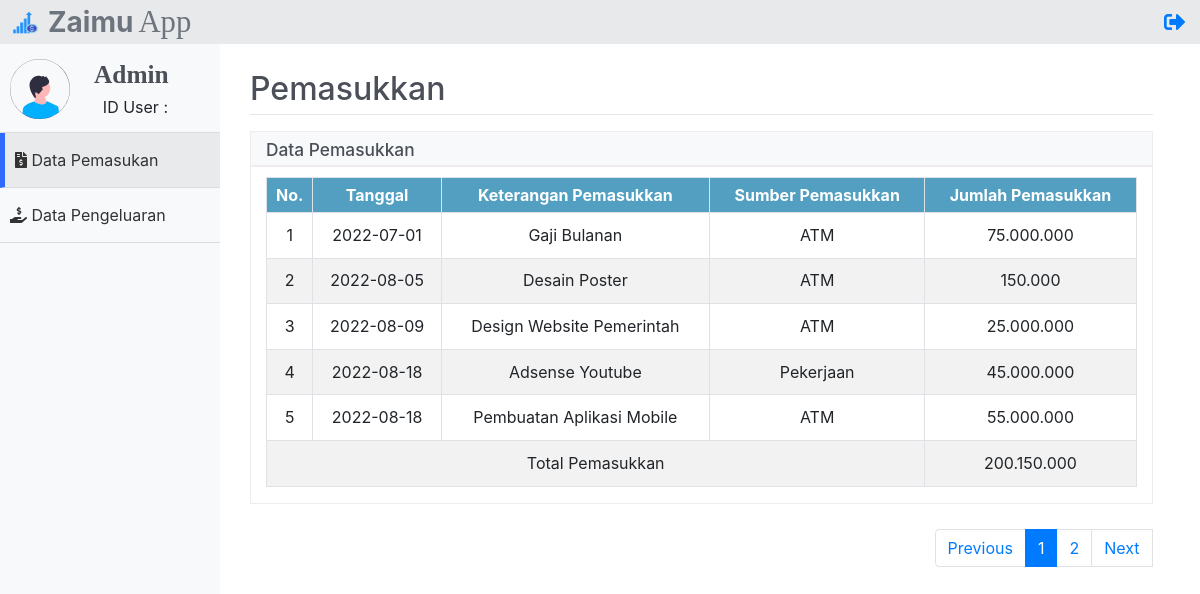
The page /pemasukkanUser.php?username=admin (signed in) on the database its author committed.
### tables this page shows
CREATE TABLE `pemasukkan` (
  `id` int(11) NOT NULL,
  `tanggal` date NOT NULL,
  `keterangan` varchar(30) NOT NULL,
  `sumber` varchar(30) NOT NULL,
  `jumlah` varchar(250) NOT NULL,
  `username` varchar(50) NOT NULL
);

### function/functions.php (called while the page is built, shortened)
<?php
    $koneksi = mysqli_connect('localhost', 'root', '', 'db_keuangan');
    if (mysqli_connect_error() == true) {
        die('Gagal terhubung ke database');
        return false;
    } else {
        return true;
    }
    function query($query) {
        global $koneksi;
        $result = mysqli_query($koneksi, $query);
        $rows = [];
        while( $row = mysqli_fetch_assoc($result) ) {
            $rows[] = $row;
        }
        return $rows;
    }

### pemasukkanUser.php (the view, shortened to what this page needs)
<?php
require 'function/functions.php';
$username = $_GET['username'];
$idUser = $_GET['idUser'];
$jumlahTabel = 5;
$jumlahData = count(query("SELECT * FROM pemasukkan WHERE username = '$username'"));
$jumlahHalaman = ceil($jumlahData / $jumlahTabel);
$halamanAktif = (isset($_GET['halaman'])) ? $_GET['halaman'] : 1;
$awalData = ($jumlahTabel * $halamanAktif) - $jumlahTabel;
$pemasukkan = query("SELECT * FROM pemasukkan WHERE username = '$username' LIMIT $awalData, $jumlahTabel");
?>
<!DOCTYPE html>
<html lang="en">
<head>
    <link rel="stylesheet" href="css/bootstrap.css">
    <link rel="stylesheet" href="css/bootstrap.min.css">
    <link rel="stylesheet" href="css/bootstrap-reboot.min.css">
    <link rel="stylesheet" href="https://use.fontawesome.com/releases/v5.6.3/css/all.css"
>
    <link rel="stylesheet" href="css/styler.css?v=1.0">
    <link rel="stylesheet" type="text/css" href="https://cdnjs.cloudflare.com/ajax/libs/sweetalert/1.1.3/sweetalert.min.css">
</head>
<body>
    <div class="header">
        <img src="img/zaimu.png" width="25px" height="25px" class="float-left logo-fav">
        <h3 class="text-secondary font-weight-bold float-left logo">Zaimu</h3>
        <h3 class="text-secondary float-left logo2">App</h3>
        <a href="administrator">
            <div class="logout">
                <i class="fas fa-sign-out-alt float-right log"></i>
            </div>
        </a>
    </div>
    <div class="sidebar">
        <nav>
            <ul>
                <li>
                    <img src="img/avatar.svg" class="img-fluid profile float-left" width="60px">
                    <h5 class="admin"><?= ucwords(substr($username, 0, 7)) ?></h5>
                    <div class="online">
                        <p class="float-right ontext">ID User : <?= $idUser ?></p>
                    </div>
                </li>
                <a href="pemasukkanUser?username=<?= $username ?>&idUser=<?= $idUser ?>" style="text-decoration: none;">
                    <li class="aktif" style="border-left: 5px solid #306bff;">
                        <div>
                            <span><i class="fas fa-file-invoice-dollar"></i></span>
                            <span>Data Pemasukan</span>
                        </div>
                    </li>
                </a>
                <a href="pengeluaranUser?username=<?= $username ?>&idUser=<?= $idUser ?>" style="text-decoration: none;">
                <li style="cursor:pointer;">
                    <div>
                        <span><i class="fas fa-hand-holding-usd"></i></span>
                        <span>Data Pengeluaran</span>
                    </div>
                </li></a>
            </ul>
        </nav>
    </div>
    <div class="main-content khusus">
        <div class="konten khusus2">
            <div class="konten_dalem khusus3">
                <h2 class="head" style="color: #4b4f58;">Pemasukkan</h2>
                <hr style="margin-top: -2px;">
                <div class="headline">
                    <h5>Data Pemasukkan</h5>
                </div>
                <div class="container" id="container">
                    <div class="row tampil" id="row">
                        <div class="col-md-12">
                            <div class="table-responsive">
                                <table class="table table-sm table-hover table-striped table-bordered">
                                    <tr>
                                        <th>No.</th>
                                        <th>Tanggal</th>
                                        <th>Keterangan Pemasukkan</th>
                                        <th>Sumber Pemasukkan</th>
                                        <th>Jumlah Pemasukkan</th>
                                    </tr>
                                    <?php $i = 1; ?>
                                    <?php foreach ($pemasukkan as $row) : ?>
                                    <tr class="show" id="<?= $row['username'] ?>">
                                        <td> <?= $i ?> </td>
                                        <td data-target="tanggal"><?= htmlspecialchars($row['tanggal']) ?></td>
                                        <td data-target="keterangan"><?= htmlspecialchars($row['keterangan']) ?></td>
                                        <td data-target="sumber"><?= htmlspecialchars($row['sumber']) ?></td>
                                        <td data-target="jumlahMasuk"><?= htmlspecialchars($row['jumlah']) ?></td>
                                    </tr>
                                    <?php
                                        $jumlah2[] = $row["jumlah"];
                                        $jumlahConvert = str_replace('.', '', $jumlah2);
                                        $totali = array_sum($jumlahConvert);
                                        $hasilJumlah = number_format($totali, 0, ',', '.');
                                    ?>
                                    <?php $i++ ?>
                                    <?php endforeach; ?>
                                    <?php if(isset($jumlah2) != null) :?>
                                    <tr>
                                        <td colspan="4">Total Pemasukkan</td>
                                        <td id="total" data-target="total"><?= $hasilJumlah ?></td>
                                    </tr>
                                    <?php endif; ?>
                                </table>
                            </div>
                        </div>
                    </div>
                </div>
                    <div class="panel-footer">
                        <nav class="float-right page">
                            <ul class="pagination">
                                <?php if ($halamanAktif > 1) : ?>
                                <li class="page-item">
                                    <a href="?halaman=<?= $halamanAktif - 1 ?>&username=<?= $username ?>&idUser=<?= $idUser ?>" class="page-link">Previous</a>
                                </li>
                                <?php else : ?>
                                <li class="page-item">
                                    <div class="page-link">Previous</div>
                                </li>
                                <?php endif; ?>
                                <?php for ($i = 1; $i <= $jumlahHalaman; $i++) : ?>
                                    <?php if ($i == $halamanAktif) : ?>
                                    <li class="page-item active" aria-current="page">
                                        <a class="page-link" href="?halaman=<?= $i; ?>&username=<?= $username ?>&idUser=<?= $idUser ?>"><?= $i; ?></a>
                                    </li>
                                    <?php else : ?>
                                    <li class="page-item" aria-current="page">
                                        <a class="page-link" href="?halaman=<?= $i; ?>&username=<?= $username ?>&idUser=<?= $idUser ?>"><?= $i; ?></a>
                                    </li>
                                    <?php endif; ?>
                                <?php endfor; ?>
                                <?php if ($halamanAktif < $jumlahHalaman) : ?>
                                <li>
                                    <a href="?halaman=<?= $halamanAktif + 1 ?>&username=<?= $username ?>&idUser=<?= $idUser ?>" class="page-link" href="#">Next</a>
                                </li>
                                <?php else : ?>
                                <li class="page-item">
                                    <div class="page-link">Next</div>
                                </li>
                                <?php endif; ?>
                            </ul>
                        </nav>
                    </div>
            </div>
        </div>
    </div>
</body>
</html>

### css/styler.css (style rules this page uses)
* { padding: 0; margin: 0; box-sizing: border-box; }
html, body { height: 100%; }
.header { position: fixed; height: 44px; width: 100%; background: #e7e9ea; z-index: 4; }
h3.logo { line-height: 44px; margin-left: 10px; }
.logo2 { line-height: 44px; margin-left: 5px; font-size: 23pt; font-family: nyala; }
.logo-fav { margin-left: 13px; margin-top: 10px; }
.sidebar { position: fixed; width: 100%; background: #f8f9fa; height: 100%; z-index: 3; padding-top: 44px; }
.konten_dalem { width: 95%; }
.aktif { background: #e9eaeb; }
span { color: #333; }
.sidebar ul { list-style: none; padding: 0; margin: 0; }
.sidebar ul li { padding: 15px 10px; cursor: pointer; border-bottom: 1px solid rgb(221, 219, 219); }
.sidebar ul li i { color: #333; }
.main-content { padding-top: 50px; }
.log { font-size: 16pt; line-height: 45px; margin-right: 10px; }
.logout { font-family: nyala; font-size: 17pt; line-height: 44px; margin-right: 5px; }
div.konten { margin-left: 50px; margin-top: 20px; }
th { background: #529fc1; color: #fff; padding: 5px; text-align: center; }
td { line-height: 35px; text-align: center; }
.page { margin-top: -5px; }
.container { margin-bottom: 30px; border: 1px solid rgb(238, 236, 236); max-width: 100%; }
.headline { height: 35px; background: #f8f9fa; border: 1px solid rgb(238, 236, 236); }
.headline h5 { font-size: 13pt; line-height: 35px; margin-left: 15px; color: #4b4f58; }
.row { margin-top: 10px; }
.admin { font-size: 19pt; font-weight: bold; font-family: nyala; margin-right: 40px; color: #4b4f58; margin-bottom: 28px; margin-left: 84px; }
.online { font-size: 12pt; margin-right: 42px; }
.ontext { margin-top: -22px; margin-left: 5px; }
.profile { transition: 1.2s; }
@media screen and (min-width: 600px) { .sidebar { width: 80px; } }
@media screen and (min-width: 600px) { .sidebar ul li span:nth-child(2) { display: none; } }
@media screen and (min-width: 600px) { .sidebar ul li { text-align: center; } }
@media screen and (min-width: 600px) { .sidebar ul li i { font-size: 26px; } }
@media screen and (min-width: 600px) { .main-content { margin-left: 80px; } }
@media screen and (min-width: 1000px) { .sidebar { width: 220px; } }
@media screen and (min-width: 1000px) { .sidebar ul li { text-align: left; } }
@media screen and (min-width: 1000px) { .sidebar ul li span:nth-child(2) { display: inline; } }
@media screen and (min-width: 1000px) { .sidebar ul li i { font-size: 16px; } }
@media screen and (min-width: 1000px) { .main-content { margin-left: 200px; } }

### rows shown on the page
pemasukkan: tanggal "2022-07-01", keterangan "Gaji Bulanan", sumber "ATM", jumlah "75.000.000"
pemasukkan: tanggal "2022-08-05", keterangan "Desain Poster", sumber "ATM", jumlah "150.000"
pemasukkan: tanggal "2022-08-09", keterangan "Design Website Pemerintah", sumber "ATM", jumlah "25.000.000"
pemasukkan: tanggal "2022-08-18", keterangan "Adsense Youtube", sumber "Pekerjaan", jumlah "45.000.000"
pemasukkan: tanggal "2022-08-18", keterangan "Pembuatan Aplikasi Mobile", sumber "ATM", jumlah "55.000.000"

### other values the page prints
substr($username, 0, 7) "Admin"
$hasilJumlah "200.150.000"
